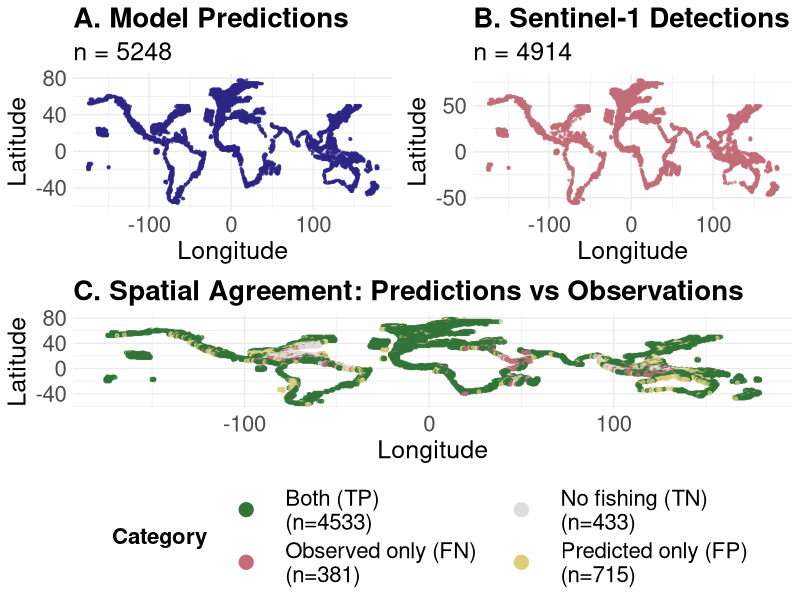
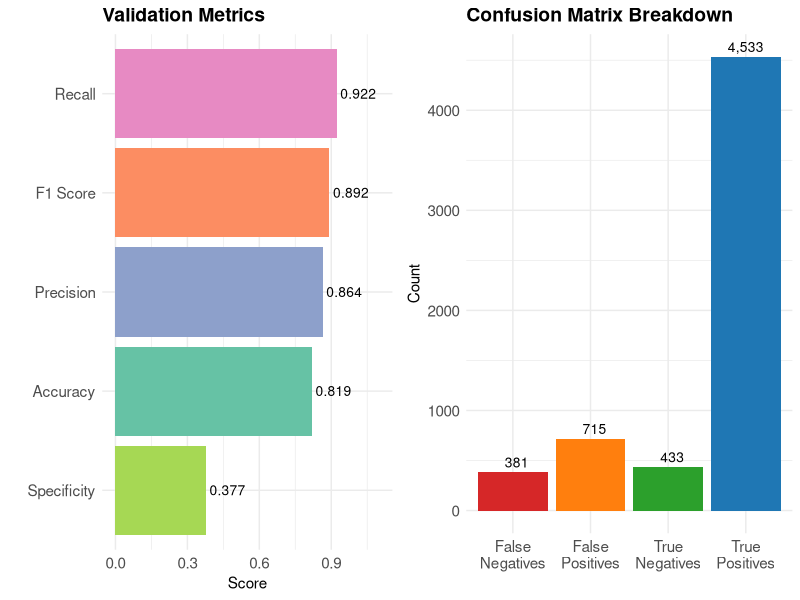
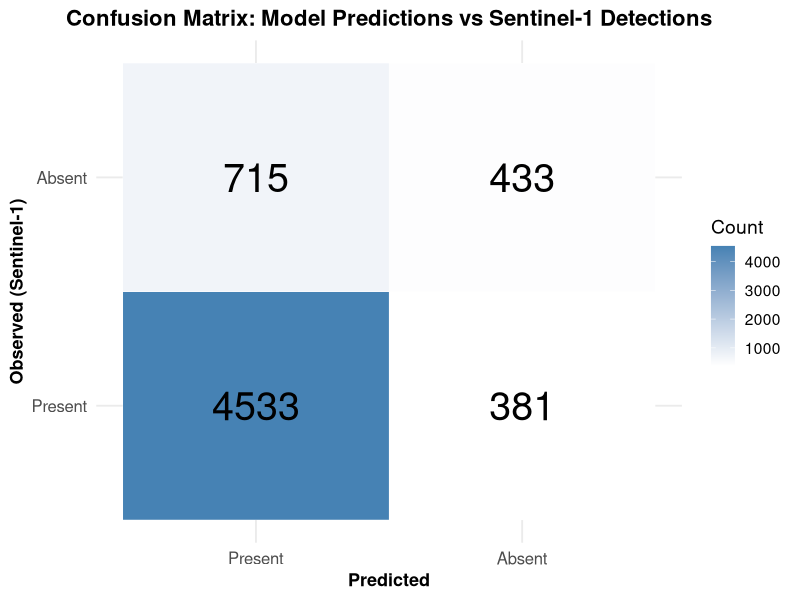

Generate these figures, in order, with R: (Note: this script raises an error after producing the figures.)
## ---- chunk 1
library(tidyverse)
library(caret)
library(ggplot2)
library(gridExtra)
library(here)

# Set plotting theme
theme_set(theme_minimal())
## ---- chunk 2

# Load data
load_data <- function() {
  cat("Loading data...\n")
  
  # Load vessel predictions
  predictions <- read_csv(here('data/validation/ind_fishing_s1_area_presence.csv'), show_col_types = FALSE)
  cat(sprintf("Loaded %d vessel prediction records\n", nrow(predictions)))
  
  # Load Sentinel-1 detections
  s1_detections <- read_csv(here('data/validation/s1_presence_1deg.csv'), show_col_types = FALSE)
  cat(sprintf("Loaded %d Sentinel-1 detection records\n", nrow(s1_detections)))
  
  return(list(predictions = predictions, s1_detections = s1_detections))
}

# Create study area grid
create_study_area_grid <- function() {
  cat("\nLoading study area grid...\n")
  
  # Load the predefined study area
  study_area <- read_csv(here('data/validation/paolo_study_area_1deg.csv'), show_col_types = FALSE)
  all_locs <- study_area %>% select(lon, lat)
  
  cat(sprintf("Study area contains %d unique 1-degree grid cells\n", nrow(all_locs)))
  cat(sprintf("Latitude range: (%d, %d)\n", min(all_locs$lat), max(all_locs$lat)))
  cat(sprintf("Longitude range: (%d, %d)\n", min(all_locs$lon), max(all_locs$lon)))
  
  return(all_locs)
}

# Merge datasets
merge_datasets <- function(predictions, s1_detections, study_grid) {
  cat("\nMerging datasets...\n")
  
  # Prepare prediction data
  pred_data <- predictions %>%
    select(lon, lat, presence) %>%
    rename(predicted = presence)
  
  # Prepare S1 detection data
  s1_data <- s1_detections %>%
    select(lon, lat, presence) %>%
    rename(observed = presence)
  
  # Merge with study grid
  merged <- study_grid %>%
    left_join(pred_data, by = c("lon", "lat")) %>%
    left_join(s1_data, by = c("lon", "lat")) %>%
    mutate(
      predicted = replace_na(predicted, 0),
      observed = replace_na(observed, 0)
    )
  
  cat(sprintf("Total grid cells: %d\n", nrow(merged)))
  cat(sprintf("Cells with predictions: %d\n", sum(merged$predicted)))
  cat(sprintf("Cells with S1 detections: %d\n", sum(merged$observed)))
  
  return(merged)
}

## ---- chunk 3
calculate_metrics <- function(merged_data) {
  cat("\n============================================================\n")
  cat("VALIDATION METRICS\n")
  cat("============================================================\n\n")

  # Ensure factors are exactly c("0","1") with "1" as the positive class
  pred_f <- factor(merged_data$predicted, levels = c(0, 1), labels = c("0", "1"))
  obs_f  <- factor(merged_data$observed,  levels = c(0, 1), labels = c("0", "1"))

  # Confusion table with rows = Observed (reference), cols = Predicted (data)
  cm_tbl <- table(Observed = obs_f, Predicted = pred_f)

  # Extract counts deterministically
  # Rows: Observed 0,1 ; Cols: Predicted 0,1
  tn <- as.integer(cm_tbl["0", "0"])
  fp <- as.integer(cm_tbl["0", "1"])
  fn <- as.integer(cm_tbl["1", "0"])
  tp <- as.integer(cm_tbl["1", "1"])

  total <- tn + fp + fn + tp

  # Metrics computed directly from counts
  accuracy    <- (tp + tn) / total
  precision   <- if ((tp + fp) > 0) tp / (tp + fp) else NA_real_
  recall      <- if ((tp + fn) > 0) tp / (tp + fn) else NA_real_         # sensitivity
  specificity <- if ((tn + fp) > 0) tn / (tn + fp) else NA_real_
  f1 <- if (is.na(precision) || is.na(recall) || (precision + recall) == 0) {
    NA_real_
  } else {
    2 * precision * recall / (precision + recall)
  }

  # Print a neat table
  cat("Confusion Matrix (rows=Observed, cols=Predicted):\n")
  print(cm_tbl)
  cat("\nCounts:\n")
  cat(sprintf("  TP: %d  TN: %d  FP: %d  FN: %d\n", tp, tn, fp, fn))

  cat(sprintf("\nOverall Metrics:\n"))
  cat(sprintf("  Accuracy:    %.4f\n", accuracy))
  cat(sprintf("  Precision:   %.4f (TP / (TP + FP))\n", precision))
  cat(sprintf("  Recall:      %.4f (TP / (TP + FN))\n", recall))
  cat(sprintf("  F1 Score:    %.4f\n", f1))
  cat(sprintf("  Specificity: %.4f (TN / (TN + FP))\n", specificity))

  # Agreement analysis
  both_present <- tp
  both_absent  <- tn
  pred_only    <- fp
  obs_only     <- fn

  cat(sprintf("\nSpatial Agreement:\n"))
  cat(sprintf("  Both present (TP):     %5d (%.2f%%)\n", both_present, 100 * both_present / total))
  cat(sprintf("  Both absent (TN):      %5d (%.2f%%)\n", both_absent,  100 * both_absent  / total))
  cat(sprintf("  Predicted only (FP):   %5d (%.2f%%)\n", pred_only,    100 * pred_only    / total))
  cat(sprintf("  Observed only (FN):    %5d (%.2f%%)\n", obs_only,     100 * obs_only     / total))
  cat(sprintf("  Total agreement:       %5d (%.2f%%)\n", both_present + both_absent,
              100 * (both_present + both_absent) / total))

  # Return everything the rest of your pipeline expects
  return(list(
    confusion_matrix = cm_tbl,
    accuracy = as.numeric(accuracy),
    precision = as.numeric(precision),
    recall = as.numeric(recall),
    f1 = as.numeric(f1),
    specificity = as.numeric(specificity),
    tp = tp, tn = tn, fp = fp, fn = fn
  ))
}


## ---- chunk 4
plot_confusion_matrix <- function(cm, save_path = ('figs/validation/confusion_matrix.png')) {
  cm_df <- as.data.frame(cm)
  colnames(cm_df) <- c("Observed", "Predicted", "Count")
  
  cm_df$Observed <- factor(cm_df$Observed, levels = c(1, 0), labels = c("Present", "Absent"))
  cm_df$Predicted <- factor(cm_df$Predicted, levels = c(1, 0), labels = c("Present", "Absent"))
  
  p <- ggplot(cm_df, aes(x = Predicted, y = Observed, fill = Count)) +
    geom_tile(color = "white") +
    geom_text(aes(label = Count), size = 10, color = "black") +
    scale_fill_gradient(low = "white", high = "steelblue") +
    labs(
      title = "Confusion Matrix: Model Predictions vs Sentinel-1 Detections",
      x = "Predicted",
      y = "Observed (Sentinel-1)"
    ) +
    theme_minimal(base_size = 14) +
    theme(
      plot.title = element_text(hjust = 0.5, face = "bold", size = 16),
      axis.text = element_text(size = 12),
      axis.title = element_text(size = 13, face = "bold")
    )
  
  ggsave(save_path, p, width = 8, height = 6, dpi = 300)
  cat(sprintf("\nSaved confusion matrix plot to %s\n", save_path))
}


## ---- chunk 5
plot_spatial_comparison <- function(merged_data, save_path = 'figs/validation/spatial_comparison.png') {
  # Create agreement categories
  merged_data <- merged_data %>%
    mutate(
      category = case_when(
        predicted == 1 & observed == 1 ~ "Both (TP)",
        predicted == 1 & observed == 0 ~ "Predicted only (FP)",
        predicted == 0 & observed == 1 ~ "Observed only (FN)",
        TRUE ~ "No fishing (TN)"
      )
    )
  
  # Plot 1: Predictions
  p1 <- merged_data %>%
    filter(predicted == 1) %>%
    ggplot(aes(x = lon, y = lat)) +
    geom_point(color = "#2E2585", size = 0.5, alpha = 0.6) +
    labs(
      title = "A. Model Predictions",
      subtitle = sprintf("n = %d", sum(merged_data$predicted == 1)),
      x = "Longitude",
      y = "Latitude"
    ) +
    theme_minimal() +
    theme(plot.title = element_text(face = "bold", size = 20), 
              plot.subtitle = element_text(
      size = 18),
          # Axis titles
    axis.title.x = element_text(size = 18),  # x-axis label
    axis.title.y = element_text(size = 18),  # y-axis label

    # Axis tick labels
    axis.text.x  = element_text(size = 16),  # x tick text
    axis.text.y  = element_text(size = 16))   # y tick text)
  
  # Plot 2: Observations
  p2 <- merged_data %>%
    filter(observed == 1) %>%
    ggplot(aes(x = lon, y = lat)) +
    geom_point(color = "#C26D77", size = 0.5, alpha = 0.6) +
    labs(
      title = "B. Sentinel-1 Detections",
      subtitle = sprintf("n = %d", sum(merged_data$observed == 1)),
      x = "Longitude",
      y = "Latitude"
    ) +
    theme_minimal() +
    theme(plot.title = element_text(face = "bold", size = 20), 
              plot.subtitle = element_text(
      size = 18),
          # Axis titles
    axis.title.x = element_text(size = 18),  # x-axis label
    axis.title.y = element_text(size = 18),  # y-axis label

    # Axis tick labels
    axis.text.x  = element_text(size = 16),  # x tick text
    axis.text.y  = element_text(size = 16))   # y tick text)
  
  cat_labs <- merged_data %>%
  count(category) %>%
  mutate(label = paste0(category, " \n(n=", n, ")"))

  
  lab_vec <- setNames(cat_labs$label, cat_labs$category)

p3 <- merged_data %>%
  ggplot(aes(x = lon, y = lat, color = category)) +
  geom_point(size = 1, alpha = 0.7) +
  scale_color_manual(
    values = c(
      "Both (TP)"          = "#337538",
      "Predicted only (FP)" = "#DCCD7D",
      "Observed only (FN)"  = "#C26D77",
      "No fishing (TN)"     = "#DDDDDD"
    ),
    breaks = names(lab_vec),
    labels = lab_vec
  ) +
  labs(
    title = "C. Spatial Agreement: Predictions vs Observations",
    x = "Longitude",
    y = "Latitude",
    color = "Category"
  ) +
  theme_minimal() +
  theme(
    plot.title   = element_text(face = "bold", size = 20),
    axis.title.x = element_text(size = 18),
    axis.title.y = element_text(size = 18),
    axis.text.x  = element_text(size = 16),
    axis.text.y  = element_text(size = 16),

    legend.position    = "bottom",
    legend.direction   = "horizontal",
    legend.title       = element_text(size = 16, face = "bold"),
    legend.text        = element_text(size = 16),
    legend.key.width   = unit(1.6, "cm"),
    legend.key.height  = unit(0.7, "cm"),
    legend.spacing.x   = unit(0.6, "cm")
  ) +
  guides(
    color = guide_legend(
      nrow = 2,           # split legend into 2 rows -> less crowding
      byrow = TRUE,
      override.aes = list(
        size  = 4.5,      # bigger legend symbols
        alpha = 1
      )
    )
  )

  # Combine plots
  combined <- grid.arrange(p1, p2, p3, 
                          layout_matrix = rbind(c(1, 2), c(3, 3)),
                          heights = c(1, 1.2))
  
  ggsave(save_path, combined, width = 16, height = 12, dpi = 300)
  cat(sprintf("Saved spatial comparison plot to %s\n", save_path))
}

## ---- chunk 6
plot_metrics_summary <- function(metrics, save_path = 'figs/validation/metrics_summary.png') {
  # Metrics bar plot
  metrics_df <- data.frame(
    Metric = c("Accuracy", "Precision", "Recall", "F1 Score", "Specificity"),
    Value = c(metrics$accuracy, metrics$precision, metrics$recall, 
              metrics$f1, metrics$specificity)
  )
  
  p1 <- ggplot(metrics_df, aes(x = reorder(Metric, Value), y = Value, fill = Metric)) +
    geom_col(show.legend = FALSE) +
    geom_text(aes(label = sprintf("%.3f", Value)), hjust = -0.1, size = 3.5) +
    coord_flip() +
    ylim(0, 1.1) +
    scale_fill_brewer(palette = "Set2") +
    labs(
      title = "Validation Metrics",
      x = "",
      y = "Score"
    ) +
    theme_minimal() +
    theme(
      plot.title = element_text(face = "bold", size = 14),
      axis.text = element_text(size = 11)
    )
  
  # Confusion matrix breakdown
  cm_df <- data.frame(
    Category = c("True\nNegatives", "False\nPositives", "False\nNegatives", "True\nPositives"),
    Count = c(metrics$tn, metrics$fp, metrics$fn, metrics$tp),
    Color = c("#2ca02c", "#ff7f0e", "#d62728", "#1f77b4")
  )
  
  p2 <- ggplot(cm_df, aes(x = Category, y = Count, fill = Color)) +
    geom_col(show.legend = FALSE) +
    geom_text(aes(label = format(Count, big.mark = ",")), vjust = -0.5, size = 3.5) +
    scale_fill_identity() +
    labs(
      title = "Confusion Matrix Breakdown",
      x = "",
      y = "Count"
    ) +
    theme_minimal() +
    theme(
      plot.title = element_text(face = "bold", size = 14),
      axis.text = element_text(size = 11)
    )
  
  # Combine plots
  combined <- grid.arrange(p1, p2, ncol = 2)
  
  ggsave(save_path, combined, width = 14, height = 5, dpi = 300)
  cat(sprintf("Saved metrics summary plot to %s\n", save_path))
}
## ---- chunk 7
export_results <- function(merged_data, metrics) {
  # Create results directory
  if (!dir.exists('results')) {
    dir.create('results')
  }
  
  # Export merged data with agreement categories
  merged_export <- merged_data %>%
    mutate(
      agreement = case_when(
        predicted == 1 & observed == 1 ~ "TP",
        predicted == 1 & observed == 0 ~ "FP",
        predicted == 0 & observed == 1 ~ "FN",
        predicted == 0 & observed == 0 ~ "TN"
      )
    )
  
  write_csv(merged_export, 'results/validation_results.csv')
  cat("\nExported detailed results to results/validation_results.csv\n")
  
  # Export metrics summary
  metrics_summary <- data.frame(
    Metric = c("Accuracy", "Precision", "Recall", "F1_Score", "Specificity",
               "True_Positives", "True_Negatives", "False_Positives", "False_Negatives"),
    Value = c(metrics$accuracy, metrics$precision, metrics$recall, metrics$f1,
              metrics$specificity, metrics$tp, metrics$tn, metrics$fp, metrics$fn)
  )
  
  write_csv(metrics_summary, 'results/metrics_summary.csv')
  cat("Exported metrics summary to results/metrics_summary.csv\n")
}
## ---- chunk 8
main <- function() {
  # Create output directories
  if (!dir.exists('figs')) {
    dir.create('figs')
  }
  if (!dir.exists('results')) {
    dir.create('results')
  }
  
  # Load data
  data <- load_data()
  
  # Create study area grid
  study_grid <- create_study_area_grid()
  
  # Merge datasets
  merged_data <- merge_datasets(data$predictions, data$s1_detections, study_grid)
  
  # Calculate metrics
  metrics <- calculate_metrics(merged_data)
  
  # Create visualizations
  cat("\nGenerating visualizations...\n")
  plot_confusion_matrix(metrics$confusion_matrix)
  plot_spatial_comparison(merged_data)
  plot_metrics_summary(metrics)
  
  # Export results
  export_results(merged_data, metrics)
  
  cat("\n============================================================\n")
  cat("VALIDATION ANALYSIS COMPLETE\n")
  cat("============================================================\n\n")
  cat("Output files created:\n")
  cat("  - figs/confusion_matrix.png\n")
  cat("  - figs/spatial_comparison.png\n")
  cat("  - figs/metrics_summary.png\n")
  cat("  - results/validation_results.csv\n")
  cat("  - results/metrics_summary.csv\n")
}

# Run main function
main()

## ---- chunk 9
  # Load data
  data <- load_data()
  
  # Create study area grid
  study_grid <- create_study_area_grid()
  
  # Merge datasets
  merged_data <- merge_datasets(data$predictions, data$s1_detections, study_grid)
  
    merged_data <- merged_data %>%
    mutate(
      category = case_when(
        predicted == 1 & observed == 1 ~ "Both (TP)",
        predicted == 1 & observed == 0 ~ "Predicted only (FP)",
        predicted == 0 & observed == 1 ~ "Observed only (FN)",
        TRUE ~ "No fishing (TN)"
      )
    )
  
  # Plot 1: Predictions
  p1 <- merged_data %>%
    filter(predicted == 1) %>%
    ggplot(aes(x = lon, y = lat)) +
    geom_point(color = "#2E2585", size = 0.5, alpha = 0.6) +
    labs(
      title = "A. Model Predictions",
      subtitle = sprintf("n = %d", sum(merged_data$predicted == 1)),
      x = "Longitude",
      y = "Latitude"
    ) +
    theme_minimal() +
    theme(plot.title = element_text(face = "bold", size = 20), 
              plot.subtitle = element_text(
      size = 18),
          # Axis titles
    axis.title.x = element_text(size = 18),  # x-axis label
    axis.title.y = element_text(size = 18),  # y-axis label

    # Axis tick labels
    axis.text.x  = element_text(size = 16),  # x tick text
    axis.text.y  = element_text(size = 16))   # y tick text)
  
  # Plot 2: Observations
  p2 <- merged_data %>%
    filter(observed == 1) %>%
    ggplot(aes(x = lon, y = lat)) +
    geom_point(color = "#C26D77", size = 0.5, alpha = 0.6) +
    labs(
      title = "B. Sentinel-1 Detections",
      subtitle = sprintf("n = %d", sum(merged_data$observed == 1)),
      x = "Longitude",
      y = "Latitude"
    ) +
    theme_minimal() +
    theme(plot.title = element_text(face = "bold", size = 20), 
              plot.subtitle = element_text(
      size = 18),
          # Axis titles
    axis.title.x = element_text(size = 18),  # x-axis label
    axis.title.y = element_text(size = 18),  # y-axis label

    # Axis tick labels
    axis.text.x  = element_text(size = 16),  # x tick text
    axis.text.y  = element_text(size = 16))   # y tick text)
  
  cat_labs <- merged_data %>%
  count(category) %>%
  mutate(label = paste0(category, " \n(n=", n, ")"))

  
  lab_vec <- setNames(cat_labs$label, cat_labs$category)

p3 <- merged_data %>%
  ggplot(aes(x = lon, y = lat, color = category)) +
  geom_point(size = 1, alpha = 0.7) +
  scale_color_manual(
    values = c(
      "Both (TP)"          = "#337538",
      "Predicted only (FP)" = "#DCCD7D",
      "Observed only (FN)"  = "#C26D77",
      "No fishing (TN)"     = "#DDDDDD"
    ),
    breaks = names(lab_vec),
    labels = lab_vec
  ) +
  labs(
    title = "C. Spatial Agreement: Predicted vs Observed",
    x = "Longitude",
    y = "Latitude",
    color = "Category"
  ) +
  theme_minimal() +
  theme(
    plot.title   = element_text(face = "bold", size = 20),
    axis.title.x = element_text(size = 18),
    axis.title.y = element_text(size = 18),
    axis.text.x  = element_text(size = 16),
    axis.text.y  = element_text(size = 16),

    legend.position    = "bottom",
    legend.direction   = "horizontal",
    legend.title       = element_text(size = 16, face = "bold"),
    legend.text        = element_text(size = 16),
    legend.key.width   = unit(1.6, "cm"),
    legend.key.height  = unit(0.7, "cm"),
    legend.spacing.x   = unit(0.6, "cm")
  ) +
  guides(
    color = guide_legend(
      nrow = 2,           # split legend into 2 rows -> less crowding
      byrow = TRUE,
      override.aes = list(
        size  = 4.5,      # bigger legend symbols
        alpha = 1
      )
    )
  )


  metrics <- calculate_metrics(merged_data)

  # Metrics bar plot
  metrics_df <- data.frame(
    Metric = c("Accuracy", "Precision", "Recall", "F1 Score", "Specificity"),
    Value = c(metrics$accuracy, metrics$precision, metrics$recall, 
              metrics$f1, metrics$specificity)
  )
 
cb_pal <- c(
  "Accuracy"     = "#0072B2",  # blue
  "Precision"    = "#E69F00",  # orange
  "Recall"       = "#009E73",  # green
  "F1 Score"     = "#CC79A7",  # purple/pink
  "Specificity"  = "#D55E00"   # vermillion
)

p4 <- ggplot(metrics_df, aes(x = reorder(Metric, Value), y = Value, fill = Metric)) +
  geom_col(show.legend = FALSE) +
  geom_text(aes(label = sprintf("%.3f", Value)), hjust = -0.1, size = 3.5) +
  coord_flip() +
  ylim(0, 1.1) +
  scale_fill_manual(values = cb_pal, drop = FALSE) +
  labs(
    title = "D. Validation Metrics",
    x = "",
    y = "Score"
  ) +
  theme_minimal() +
  theme(
    plot.title   = element_text(face = "bold", size = 20),
    axis.title.x = element_text(size = 18),
    axis.title.y = element_text(size = 18),
    axis.text.x  = element_text(size = 16),
    axis.text.y  = element_text(size = 16)
  )

  combined <- grid.arrange(
  p1, p2, p3, p4,
  ncol = 2, nrow = 2
)
  
  ggsave(here("prep/06_manuscript/figs/fig4_validation_plot_combined.png"), combined, width = 16, height = 12, dpi = 300)

## ---- chunk 10
metrics_summary <- read.csv("results/metrics_summary.csv")

validation_results <- read.csv("results/validation_results.csv")

# balanced accuracy = (Sensitivity + Specificity)/2 = (TP/(TP+FN) + TN/(TN+FP))/2

TP <- metrics_summary %>% filter(Metric == "True_Positives") %>% pull(Value)

TN <- metrics_summary %>% filter(Metric == "True_Negatives") %>% pull(Value)

FN <- metrics_summary %>% filter(Metric == "False_Negatives") %>% pull(Value)

FP <- metrics_summary %>% filter(Metric == "False_Positives") %>% pull(Value)

balanced_accuracy = ((TP/(TP+FN)) + (TN/(TN+FP)))/2 # 0.65

mcc_num <- TP*TN - FP*FN
mcc_den <- sqrt((TP+FP)*(TP+FN)*(TN+FP)*(TN+FN))
mcc <- mcc_num / mcc_den
mcc # 0.344

study_area <- read_csv(here('data/validation/paolo_study_area_1deg.csv'), show_col_types = FALSE)

p2 <- study_area %>%
    ggplot(aes(x = lon, y = lat)) +
    geom_point(color = "red", size = 0.5, alpha = 0.6) +
    labs(
      title = "Study area",
      x = "Longitude",
      y = "Latitude"
    ) +
    theme_minimal() +
    theme(plot.title = element_text(face = "bold"))

## ---- chunk 11

# Load data
load_data <- function() {
  cat("Loading data...\n")
  
  # Load vessel predictions
  predictions <- read_csv(here('data/validation/rousseau_fishing_s1_area_presence.csv'), show_col_types = FALSE)
  cat(sprintf("Loaded %d vessel prediction records\n", nrow(predictions)))
  
  # Load Sentinel-1 detections
  s1_detections <- read_csv(here('data/validation/s1_presence_1deg.csv'), show_col_types = FALSE)
  cat(sprintf("Loaded %d Sentinel-1 detection records\n", nrow(s1_detections)))
  
  return(list(predictions = predictions, s1_detections = s1_detections))
}

# Create study area grid
create_study_area_grid <- function() {
  cat("\nLoading study area grid...\n")
  
  # Load the predefined study area
  study_area <- read_csv(here('data/validation/paolo_study_area_1deg.csv'), show_col_types = FALSE)
  all_locs <- study_area %>% select(lon, lat)
  
  cat(sprintf("Study area contains %d unique 1-degree grid cells\n", nrow(all_locs)))
  cat(sprintf("Latitude range: (%d, %d)\n", min(all_locs$lat), max(all_locs$lat)))
  cat(sprintf("Longitude range: (%d, %d)\n", min(all_locs$lon), max(all_locs$lon)))
  
  return(all_locs)
}

# Merge datasets
merge_datasets <- function(predictions, s1_detections, study_grid) {
  cat("\nMerging datasets...\n")
  
  # Prepare prediction data
  pred_data <- predictions %>%
    select(lon, lat, presence) %>%
    rename(predicted = presence)
  
  # Prepare S1 detection data
  s1_data <- s1_detections %>%
    select(lon, lat, presence) %>%
    rename(observed = presence)
  
  # Merge with study grid
  merged <- study_grid %>%
    left_join(pred_data, by = c("lon", "lat")) %>%
    left_join(s1_data, by = c("lon", "lat")) %>%
    mutate(
      predicted = replace_na(predicted, 0),
      observed = replace_na(observed, 0)
    )
  
  cat(sprintf("Total grid cells: %d\n", nrow(merged)))
  cat(sprintf("Cells with predictions: %d\n", sum(merged$predicted)))
  cat(sprintf("Cells with S1 detections: %d\n", sum(merged$observed)))
  
  return(merged)
}

## ---- chunk 12
calculate_metrics <- function(merged_data) {
  cat("\n============================================================\n")
  cat("VALIDATION METRICS\n")
  cat("============================================================\n\n")

  # Ensure factors are exactly c("0","1") with "1" as the positive class
  pred_f <- factor(merged_data$predicted, levels = c(0, 1), labels = c("0", "1"))
  obs_f  <- factor(merged_data$observed,  levels = c(0, 1), labels = c("0", "1"))

  # Confusion table with rows = Observed (reference), cols = Predicted (data)
  cm_tbl <- table(Observed = obs_f, Predicted = pred_f)

  # Extract counts deterministically
  # Rows: Observed 0,1 ; Cols: Predicted 0,1
  tn <- as.integer(cm_tbl["0", "0"])
  fp <- as.integer(cm_tbl["0", "1"])
  fn <- as.integer(cm_tbl["1", "0"])
  tp <- as.integer(cm_tbl["1", "1"])

  total <- tn + fp + fn + tp

  # Metrics computed directly from counts
  accuracy    <- (tp + tn) / total
  precision   <- if ((tp + fp) > 0) tp / (tp + fp) else NA_real_
  recall      <- if ((tp + fn) > 0) tp / (tp + fn) else NA_real_         # sensitivity
  specificity <- if ((tn + fp) > 0) tn / (tn + fp) else NA_real_
  f1 <- if (is.na(precision) || is.na(recall) || (precision + recall) == 0) {
    NA_real_
  } else {
    2 * precision * recall / (precision + recall)
  }

  # Print a neat table
  cat("Confusion Matrix (rows=Observed, cols=Modeled):\n")
  print(cm_tbl)
  cat("\nCounts:\n")
  cat(sprintf("  TP: %d  TN: %d  FP: %d  FN: %d\n", tp, tn, fp, fn))

  cat(sprintf("\nOverall Metrics:\n"))
  cat(sprintf("  Accuracy:    %.4f\n", accuracy))
  cat(sprintf("  Precision:   %.4f (TP / (TP + FP))\n", precision))
  cat(sprintf("  Recall:      %.4f (TP / (TP + FN))\n", recall))
  cat(sprintf("  F1 Score:    %.4f\n", f1))
  cat(sprintf("  Specificity: %.4f (TN / (TN + FP))\n", specificity))

  # Agreement analysis
  both_present <- tp
  both_absent  <- tn
  pred_only    <- fp
  obs_only     <- fn

  cat(sprintf("\nSpatial Agreement:\n"))
  cat(sprintf("  Both present (TP):     %5d (%.2f%%)\n", both_present, 100 * both_present / total))
  cat(sprintf("  Both absent (TN):      %5d (%.2f%%)\n", both_absent,  100 * both_absent  / total))
  cat(sprintf("  Modeled only (FP):   %5d (%.2f%%)\n", pred_only,    100 * pred_only    / total))
  cat(sprintf("  Observed only (FN):    %5d (%.2f%%)\n", obs_only,     100 * obs_only     / total))
  cat(sprintf("  Total agreement:       %5d (%.2f%%)\n", both_present + both_absent,
              100 * (both_present + both_absent) / total))

  # Return everything the rest of your pipeline expects
  return(list(
    confusion_matrix = cm_tbl,
    accuracy = as.numeric(accuracy),
    precision = as.numeric(precision),
    recall = as.numeric(recall),
    f1 = as.numeric(f1),
    specificity = as.numeric(specificity),
    tp = tp, tn = tn, fp = fp, fn = fn
  ))
}

## ---- chunk 13
plot_confusion_matrix <- function(cm, save_path = ('figs/validation/confusion_matrix_rousseau.png')) {
  cm_df <- as.data.frame(cm)
  colnames(cm_df) <- c("Observed", "Modeled", "Count")
  
  cm_df$Observed <- factor(cm_df$Observed, levels = c(1, 0), labels = c("Present", "Absent"))
  cm_df$Predicted <- factor(cm_df$Modeled, levels = c(1, 0), labels = c("Present", "Absent"))
  
  p <- ggplot(cm_df, aes(x = Modeled, y = Observed, fill = Count)) +
    geom_tile(color = "white") +
    geom_text(aes(label = Count), size = 10, color = "black") +
    scale_fill_gradient(low = "white", high = "steelblue") +
    labs(
      title = "Confusion Matrix: Model Predictions vs Sentinel-1 Detections",
      x = "Modeled",
      y = "Observed (Sentinel-1)"
    ) +
    theme_minimal(base_size = 14) +
    theme(
      plot.title = element_text(hjust = 0.5, face = "bold", size = 16),
      axis.text = element_text(size = 12),
      axis.title = element_text(size = 13, face = "bold")
    )
  
  ggsave(save_path, p, width = 8, height = 6, dpi = 300)
  cat(sprintf("\nSaved confusion matrix plot to %s\n", save_path))
}


## ---- chunk 14
plot_spatial_comparison <- function(merged_data, save_path = 'figs/validation/spatial_comparison_rousseau.png') {
  # Create agreement categories
  merged_data <- merged_data %>%
    mutate(
      category = case_when(
        predicted == 1 & observed == 1 ~ "Both (TP)",
        predicted == 1 & observed == 0 ~ "Modeled only (FP)",
        predicted == 0 & observed == 1 ~ "Observed only (FN)",
        TRUE ~ "No fishing (TN)"
      )
    )
  
  # Plot 1: Predictions
  p1 <- merged_data %>%
    filter(predicted == 1) %>%
    ggplot(aes(x = lon, y = lat)) +
    geom_point(color = "#2E2585", size = 0.5, alpha = 0.6) +
    labs(
      title = "A. Rousseau Model",
      subtitle = sprintf("n = %d", sum(merged_data$predicted == 1)),
      x = "Longitude",
      y = "Latitude"
    ) +
    theme_minimal() +
    theme(plot.title = element_text(face = "bold", size = 20), 
              plot.subtitle = element_text(
      size = 18),
          # Axis titles
    axis.title.x = element_text(size = 18),  # x-axis label
    axis.title.y = element_text(size = 18),  # y-axis label

    # Axis tick labels
    axis.text.x  = element_text(size = 16),  # x tick text
    axis.text.y  = element_text(size = 16))   # y tick text)
  
  # Plot 2: Observations
  p2 <- merged_data %>%
    filter(observed == 1) %>%
    ggplot(aes(x = lon, y = lat)) +
    geom_point(color = "#C26D77", size = 0.5, alpha = 0.6) +
    labs(
      title = "B. Sentinel-1 Detections",
      subtitle = sprintf("n = %d", sum(merged_data$observed == 1)),
      x = "Longitude",
      y = "Latitude"
    ) +
    theme_minimal() +
    theme(plot.title = element_text(face = "bold", size = 20), 
              plot.subtitle = element_text(
      size = 18),
          # Axis titles
    axis.title.x = element_text(size = 18),  # x-axis label
    axis.title.y = element_text(size = 18),  # y-axis label

    # Axis tick labels
    axis.text.x  = element_text(size = 16),  # x tick text
    axis.text.y  = element_text(size = 16))   # y tick text)
  
  cat_labs <- merged_data %>%
  count(category) %>%
  mutate(label = paste0(category, " \n(n=", n, ")"))

  
  lab_vec <- setNames(cat_labs$label, cat_labs$category)

p3 <- merged_data %>%
  ggplot(aes(x = lon, y = lat, color = category)) +
  geom_point(size = 1, alpha = 0.7) +
  scale_color_manual(
    values = c(
      "Both (TP)"          = "#337538",
      "Modeled only (FP)" = "#DCCD7D",
      "Observed only (FN)"  = "#C26D77",
      "No fishing (TN)"     = "#DDDDDD"
    ),
    breaks = names(lab_vec),
    labels = lab_vec
  ) +
  labs(
    title = "C. Spatial Agreement: Rousseau model vs Observations",
    x = "Longitude",
    y = "Latitude",
    color = "Category"
  ) +
  theme_minimal() +
  theme(
    plot.title   = element_text(face = "bold", size = 20),
    axis.title.x = element_text(size = 18),
    axis.title.y = element_text(size = 18),
    axis.text.x  = element_text(size = 16),
    axis.text.y  = element_text(size = 16),

    legend.position    = "bottom",
    legend.direction   = "horizontal",
    legend.title       = element_text(size = 16, face = "bold"),
    legend.text        = element_text(size = 16),
    legend.key.width   = unit(1.6, "cm"),
    legend.key.height  = unit(0.7, "cm"),
    legend.spacing.x   = unit(0.6, "cm")
  ) +
  guides(
    color = guide_legend(
      nrow = 2,           # split legend into 2 rows -> less crowding
      byrow = TRUE,
      override.aes = list(
        size  = 4.5,      # bigger legend symbols
        alpha = 1
      )
    )
  )

  # Combine plots
  combined <- grid.arrange(p1, p2, p3, 
                          layout_matrix = rbind(c(1, 2), c(3, 3)),
                          heights = c(1, 1.2))
  
  ggsave(save_path, combined, width = 16, height = 12, dpi = 300)
  cat(sprintf("Saved spatial comparison plot to %s\n", save_path))
}

## ---- chunk 15
plot_metrics_summary <- function(metrics, save_path = 'figs/validation/metrics_summary_rousseau.png') {
  # Metrics bar plot
  metrics_df <- data.frame(
    Metric = c("Accuracy", "Precision", "Recall", "F1 Score", "Specificity"),
    Value = c(metrics$accuracy, metrics$precision, metrics$recall, 
              metrics$f1, metrics$specificity)
  )
  
  p1 <- ggplot(metrics_df, aes(x = reorder(Metric, Value), y = Value, fill = Metric)) +
    geom_col(show.legend = FALSE) +
    geom_text(aes(label = sprintf("%.3f", Value)), hjust = -0.1, size = 3.5) +
    coord_flip() +
    ylim(0, 1.1) +
    scale_fill_brewer(palette = "Set2") +
    labs(
      title = "Validation Metrics",
      x = "",
      y = "Score"
    ) +
    theme_minimal() +
    theme(
      plot.title = element_text(face = "bold", size = 14),
      axis.text = element_text(size = 11)
    )
  
  # Confusion matrix breakdown
  cm_df <- data.frame(
    Category = c("True\nNegatives", "False\nPositives", "False\nNegatives", "True\nPositives"),
    Count = c(metrics$tn, metrics$fp, metrics$fn, metrics$tp),
    Color = c("#2ca02c", "#ff7f0e", "#d62728", "#1f77b4")
  )
  
  p2 <- ggplot(cm_df, aes(x = Category, y = Count, fill = Color)) +
    geom_col(show.legend = FALSE) +
    geom_text(aes(label = format(Count, big.mark = ",")), vjust = -0.5, size = 3.5) +
    scale_fill_identity() +
    labs(
      title = "Confusion Matrix Breakdown",
      x = "",
      y = "Count"
    ) +
    theme_minimal() +
    theme(
      plot.title = element_text(face = "bold", size = 14),
      axis.text = element_text(size = 11)
    )
  
  # Combine plots
  combined <- grid.arrange(p1, p2, ncol = 2)
  
  ggsave(save_path, combined, width = 14, height = 5, dpi = 300)
  cat(sprintf("Saved metrics summary plot to %s\n", save_path))
}
## ---- chunk 16
export_results <- function(merged_data, metrics) {
  # Create results directory
  if (!dir.exists('results')) {
    dir.create('results')
  }
  
  # Export merged data with agreement categories
  merged_export <- merged_data %>%
    mutate(
      agreement = case_when(
        predicted == 1 & observed == 1 ~ "TP",
        predicted == 1 & observed == 0 ~ "FP",
        predicted == 0 & observed == 1 ~ "FN",
        predicted == 0 & observed == 0 ~ "TN"
      )
    )
  
  write_csv(merged_export, 'results/validation_results_rousseau.csv')
  cat("\nExported detailed results to results/validation_results_rousseau.csv\n")
  
  # Export metrics summary
  metrics_summary <- data.frame(
    Metric = c("Accuracy", "Precision", "Recall", "F1_Score", "Specificity",
               "True_Positives", "True_Negatives", "False_Positives", "False_Negatives"),
    Value = c(metrics$accuracy, metrics$precision, metrics$recall, metrics$f1,
              metrics$specificity, metrics$tp, metrics$tn, metrics$fp, metrics$fn)
  )
  
  write_csv(metrics_summary, 'results/metrics_summary_rousseau.csv')
  cat("Exported metrics summary to results/metrics_summary_rousseau.csv\n")
}
## ---- chunk 17
main <- function() {
  # Create output directories
  if (!dir.exists('figs')) {
    dir.create('figs')
  }
  if (!dir.exists('results')) {
    dir.create('results')
  }
  
  # Load data
  data <- load_data()
  
  # Create study area grid
  study_grid <- create_study_area_grid()
  
  # Merge datasets
  merged_data <- merge_datasets(data$predictions, data$s1_detections, study_grid)
  
  # Calculate metrics
  metrics <- calculate_metrics(merged_data)
  
  # Create visualizations
  cat("\nGenerating visualizations...\n")
  plot_confusion_matrix(metrics$confusion_matrix)
  plot_spatial_comparison(merged_data)
  plot_metrics_summary(metrics)
  
  # Export results
  export_results(merged_data, metrics)
  
  cat("\n============================================================\n")
  cat("VALIDATION ANALYSIS COMPLETE\n")
  cat("============================================================\n\n")
  cat("Output files created:\n")
  cat("  - figs/confusion_matrix_rousseau.png\n")
  cat("  - figs/spatial_comparison_rousseau.png\n")
  cat("  - figs/metrics_summary_rousseau.png\n")
  cat("  - results/validation_results_rousseau.csv\n")
  cat("  - results/metrics_summary_rousseau.csv\n")
}

# Run main function
main()

## ---- chunk 18
  # Load data
  data <- load_data()
  
  # Create study area grid
  study_grid <- create_study_area_grid()
  
  # Merge datasets
  merged_data <- merge_datasets(data$predictions, data$s1_detections, study_grid)
  
    merged_data <- merged_data %>%
    mutate(
      category = case_when(
        predicted == 1 & observed == 1 ~ "Both (TP)",
        predicted == 1 & observed == 0 ~ "Modeled only (FP)",
        predicted == 0 & observed == 1 ~ "Observed only (FN)",
        TRUE ~ "No fishing (TN)"
      )
    )
  
  # Plot 1: Predictions
  p1 <- merged_data %>%
    filter(predicted == 1) %>%
    ggplot(aes(x = lon, y = lat)) +
    geom_point(color = "#2E2585", size = 0.5, alpha = 0.6) +
    labs(
      title = "A. Rousseau Model",
      subtitle = sprintf("n = %d", sum(merged_data$predicted == 1)),
      x = "Longitude",
      y = "Latitude"
    ) +
    theme_minimal() +
    theme(plot.title = element_text(face = "bold", size = 20), 
              plot.subtitle = element_text(
      size = 18),
          # Axis titles
    axis.title.x = element_text(size = 18),  # x-axis label
    axis.title.y = element_text(size = 18),  # y-axis label

    # Axis tick labels
    axis.text.x  = element_text(size = 16),  # x tick text
    axis.text.y  = element_text(size = 16))   # y tick text)
  
  # Plot 2: Observations
  p2 <- merged_data %>%
    filter(observed == 1) %>%
    ggplot(aes(x = lon, y = lat)) +
    geom_point(color = "#C26D77", size = 0.5, alpha = 0.6) +
    labs(
      title = "B. Sentinel-1 Detections",
      subtitle = sprintf("n = %d", sum(merged_data$observed == 1)),
      x = "Longitude",
      y = "Latitude"
    ) +
    theme_minimal() +
    theme(plot.title = element_text(face = "bold", size = 20), 
              plot.subtitle = element_text(
      size = 18),
          # Axis titles
    axis.title.x = element_text(size = 18),  # x-axis label
    axis.title.y = element_text(size = 18),  # y-axis label

    # Axis tick labels
    axis.text.x  = element_text(size = 16),  # x tick text
    axis.text.y  = element_text(size = 16))   # y tick text)
  
  cat_labs <- merged_data %>%
  count(category) %>%
  mutate(label = paste0(category, " \n(n=", n, ")"))

  
  lab_vec <- setNames(cat_labs$label, cat_labs$category)

p3 <- merged_data %>%
  ggplot(aes(x = lon, y = lat, color = category)) +
  geom_point(size = 1, alpha = 0.7) +
  scale_color_manual(
    values = c(
      "Both (TP)"          = "#337538",
      "Modeled only (FP)" = "#DCCD7D",
      "Observed only (FN)"  = "#C26D77",
      "No fishing (TN)"     = "#DDDDDD"
    ),
    breaks = names(lab_vec),
    labels = lab_vec
  ) +
  labs(
    title = "C. Spatial Agreement: Modeled vs Observed",
    x = "Longitude",
    y = "Latitude",
    color = "Category"
  ) +
  theme_minimal() +
  theme(
    plot.title   = element_text(face = "bold", size = 20),
    axis.title.x = element_text(size = 18),
    axis.title.y = element_text(size = 18),
    axis.text.x  = element_text(size = 16),
    axis.text.y  = element_text(size = 16),

    legend.position    = "bottom",
    legend.direction   = "horizontal",
    legend.title       = element_text(size = 16, face = "bold"),
    legend.text        = element_text(size = 16),
    legend.key.width   = unit(1.6, "cm"),
    legend.key.height  = unit(0.7, "cm"),
    legend.spacing.x   = unit(0.6, "cm")
  ) +
  guides(
    color = guide_legend(
      nrow = 2,           # split legend into 2 rows -> less crowding
      byrow = TRUE,
      override.aes = list(
        size  = 4.5,      # bigger legend symbols
        alpha = 1
      )
    )
  )


  metrics <- calculate_metrics(merged_data)

  # Metrics bar plot
  metrics_df <- data.frame(
    Metric = c("Accuracy", "Precision", "Recall", "F1 Score", "Specificity"),
    Value = c(metrics$accuracy, metrics$precision, metrics$recall, 
              metrics$f1, metrics$specificity)
  )
 
cb_pal <- c(
  "Accuracy"     = "#0072B2",  # blue
  "Precision"    = "#E69F00",  # orange
  "Recall"       = "#009E73",  # green
  "F1 Score"     = "#CC79A7",  # purple/pink
  "Specificity"  = "#D55E00"   # vermillion
)

p4 <- ggplot(metrics_df, aes(x = reorder(Metric, Value), y = Value, fill = Metric)) +
  geom_col(show.legend = FALSE) +
  geom_text(aes(label = sprintf("%.3f", Value)), hjust = -0.1, size = 3.5) +
  coord_flip() +
  ylim(0, 1.1) +
  scale_fill_manual(values = cb_pal, drop = FALSE) +
  labs(
    title = "D. Validation Metrics",
    x = "",
    y = "Score"
  ) +
  theme_minimal() +
  theme(
    plot.title   = element_text(face = "bold", size = 20),
    axis.title.x = element_text(size = 18),
    axis.title.y = element_text(size = 18),
    axis.text.x  = element_text(size = 16),
    axis.text.y  = element_text(size = 16)
  )

  combined <- grid.arrange(
  p1, p2, p3, p4,
  ncol = 2, nrow = 2
)
  
  ggsave(here("prep/06_manuscript/figs/SI_fig4_validation_plot_combined_rousseau.png"), combined, width = 16, height = 12, dpi = 300)
